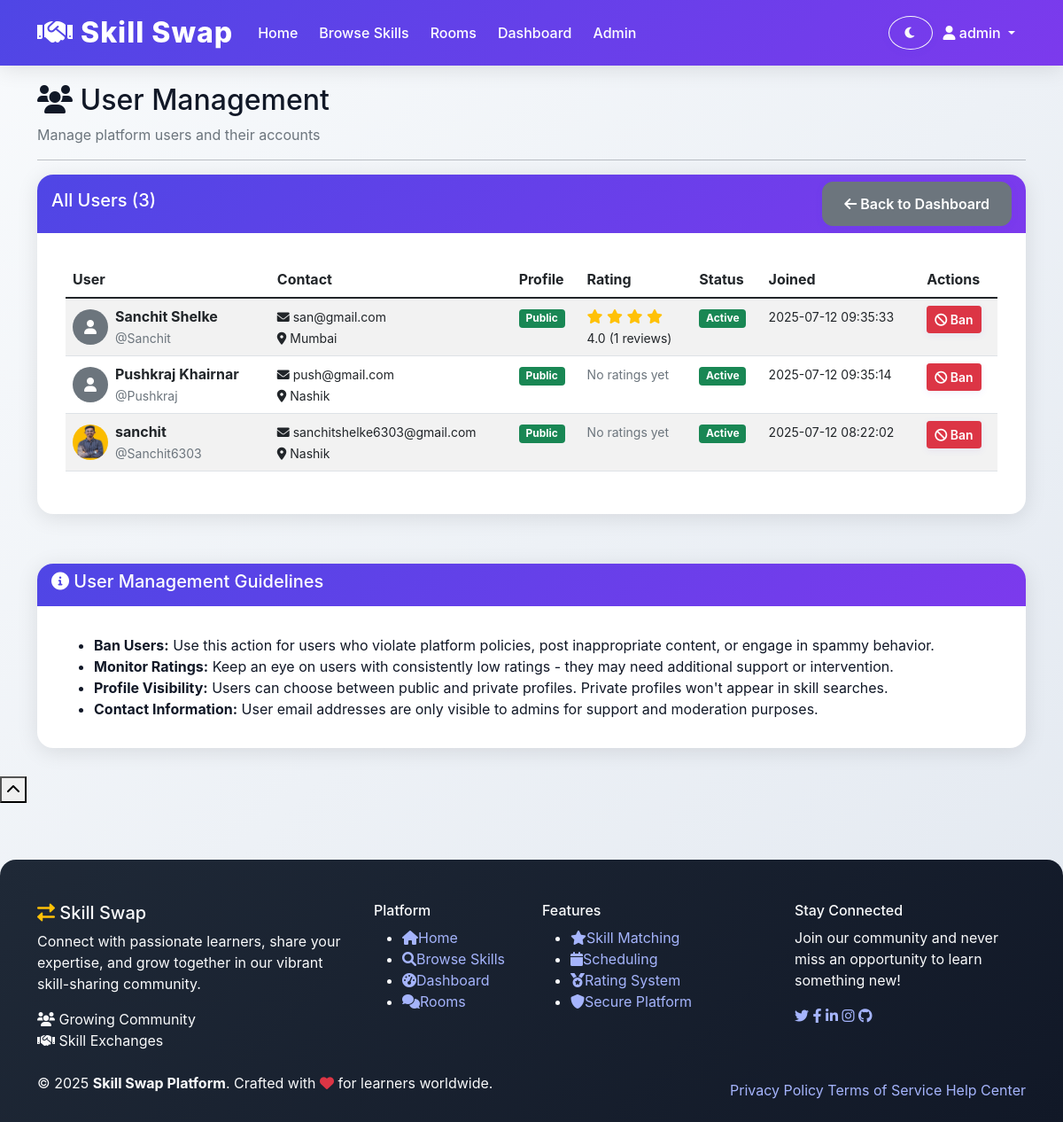
Page /admin/users (signed in) on the committed database.
### tables this page shows
CREATE TABLE users (
            id INTEGER PRIMARY KEY AUTOINCREMENT,
            username TEXT UNIQUE NOT NULL,
            email TEXT UNIQUE NOT NULL,
            password_hash TEXT NOT NULL,
            name TEXT NOT NULL,
            location TEXT,
            profile_photo TEXT,
            is_public INTEGER DEFAULT 1,
            availability TEXT,
            is_admin INTEGER DEFAULT 0,
            is_banned INTEGER DEFAULT 0,
            created_at TIMESTAMP DEFAULT CURRENT_TIMESTAMP
        );

### app.py (the view)
@app.route('/admin/users')
def admin_users():
    if 'user_id' not in session or not session.get('is_admin'):
        flash('Access denied!')
        return redirect(url_for('login'))
    conn = get_db_connection()
    users = conn.execute('''
        SELECT u.*,
               (SELECT AVG(rating) FROM ratings WHERE rated_id = u.id) as avg_rating,
               (SELECT COUNT(*) FROM ratings WHERE rated_id = u.id) as rating_count
        FROM users u
        WHERE u.is_admin = 0
        ORDER BY u.created_at DESC
    ''').fetchall()
    conn.close()
    return render_template('admin_users.html', users=users)

### app.py (called while the page is built)
def get_db_connection():
    conn = sqlite3.connect('skillswap.db')
    conn.row_factory = sqlite3.Row
    return conn

### templates/admin_users.html (shortened to what this page needs)
{% extends "base.html" %}
{% block content %}
<div class="row">
    <div class="col-md-12">
        <h2><i class="fas fa-users"></i> User Management</h2>
        <p class="text-muted">Manage platform users and their accounts</p>
        <hr>
    </div>
</div>
<div class="row">
    <div class="col-md-12">
        <div class="card">
            <div class="card-header d-flex justify-content-between align-items-center">
                <h5>All Users ({{ users|length }})</h5>
                <a href="{{ url_for('admin_dashboard') }}" class="btn btn-secondary">
                    <i class="fas fa-arrow-left"></i> Back to Dashboard
                </a>
            </div>
            <div class="card-body">
                {% if users %}
                    <div class="table-responsive">
                        <table class="table table-striped">
                            <thead>
                                <tr>
                                    <th>User</th>
                                    <th>Contact</th>
                                    <th>Profile</th>
                                    <th>Rating</th>
                                    <th>Status</th>
                                    <th>Joined</th>
                                    <th>Actions</th>
                                </tr>
                            </thead>
                            <tbody>
                                {% for user in users %}
                                    <tr class="{{ 'table-danger' if user.is_banned else '' }}">
                                        <td>
                                            <div class="d-flex align-items-center">
                                                {% if user.profile_photo %}
                                                    <img src="{{ url_for('static', filename='uploads/' + user.profile_photo) }}"
                                                         class="rounded-circle me-2" width="40" height="40" alt="Profile">
                                                {% else %}
                                                    <div class="bg-secondary rounded-circle d-flex align-items-center justify-content-center me-2"
                                                         style="width: 40px; height: 40px;">
                                                        <i class="fas fa-user text-white"></i>
                                                    </div>
                                                {% endif %}
                                                <div>
                                                    <strong>{{ user.name }}</strong><br>
                                                    <small class="text-muted">@{{ user.username }}</small>
                                                </div>
                                            </div>
                                        </td>
                                        <td>
                                            <small>
                                                <i class="fas fa-envelope"></i> {{ user.email }}<br>
                                                {% if user.location %}
                                                    <i class="fas fa-map-marker-alt"></i> {{ user.location }}
                                                {% endif %}
                                            </small>
                                        </td>
                                        <td>
                                            <span class="badge bg-{{ 'success' if user.is_public else 'warning' }}">
                                                {{ 'Public' if user.is_public else 'Private' }}
                                            </span>
                                        </td>
                                        <td>
                                            {% if user.avg_rating %}
                                                <span class="text-warning">
                                                    {% for i in range(1, 6) %}
                                                        <i class="fas fa-star{{ '' if i <= user.avg_rating else '-empty' }}"></i>
                                                    {% endfor %}
                                                </span>
                                                <br><small>{{ "%.1f"|format(user.avg_rating) }} ({{ user.rating_count }} reviews)</small>
                                            {% else %}
                                                <small class="text-muted">No ratings yet</small>
                                            {% endif %}
                                        </td>
                                        <td>
                                            <span class="badge bg-{{ 'danger' if user.is_banned else 'success' }}">
                                                {{ 'Banned' if user.is_banned else 'Active' }}
                                            </span>
                                        </td>
                                        <td>
                                            <small>{{ user.created_at }}</small>
                                        </td>
                                        <td>
                                            <div class="btn-group btn-group-sm">
                                                <a href="{{ url_for('admin_ban_user', user_id=user.id) }}"
                                                   class="btn btn-{% if user.is_banned %}success{% else %}danger{% endif %}"
                                                   onclick="return confirm('Are you sure you want to {% if user.is_banned %}unban{% else %}ban{% endif %} this user?')">
                                                    <i class="fas fa-{% if user.is_banned %}check{% else %}ban{% endif %}"></i>
                                                    {% if user.is_banned %}Unban{% else %}Ban{% endif %}
                                                </a>
                                            </div>
                                        </td>
                                    </tr>
                                {% endfor %}
                            </tbody>
                        </table>
                    </div>
                {% else %}
                    <div class="alert alert-info">
                        <i class="fas fa-info-circle"></i> No users found.
                    </div>
                {% endif %}
            </div>
        </div>
    </div>
</div>
<div class="row mt-4">
    <div class="col-md-12">
        <div class="card">
            <div class="card-header">
                <h5><i class="fas fa-info-circle"></i> User Management Guidelines</h5>
            </div>
            <div class="card-body">
                <ul class="mb-0">
                    <li><strong>Ban Users:</strong> Use this action for users who violate platform policies, post inappropriate content, or engage in spammy behavior.</li>
                    <li><strong>Monitor Ratings:</strong> Keep an eye on users with consistently low ratings - they may need additional support or intervention.</li>
                    <li><strong>Profile Visibility:</strong> Users can choose between public and private profiles. Private profiles won't appear in skill searches.</li>
                    <li><strong>Contact Information:</strong> User email addresses are only visible to admins for support and moderation purposes.</li>
                </ul>
            </div>
        </div>
    </div>
</div>
{% endblock %}

### static/css/style.css (style rules this page uses)
:root, [data-theme="light"] { --primary: #4f46e5; --primary-light: #6366f1; --primary-dark: #3730a3; --secondary: #7c3aed; --success: #10b981; --warning: #f59e0b; --danger: #ef4444; --info: #06b6d4; --light: #f9fafb; --dark: #1f2937; --text-primary: #111827; --text-secondary: #6b7280; --border: #e5e7eb; --gradient-1: linear-gradient(135deg, #4f46e5 0%, #7c3aed 100%); --gradient-2: linear-gradient(135deg, #10b981 0%, #34d399 100%); --gradient-bg: linear-gradient(135deg, #f8fafc 0%, #e2e8f0 100%); --shadow: 0 4px 24px rgba(0,0,0,0.10); }
body { font-family: 'Inter', 'Segoe UI', Arial, sans-serif; background: var(--gradient-bg); color: var(--text-primary); min-height: 100vh; margin: 0; padding-top: 70px; }
.card { border: none; border-radius: 18px; box-shadow: var(--shadow); background: #fff; margin-bottom: 2rem; overflow: hidden; }
.card-header { background: var(--gradient-1); color: #fff; font-weight: 600; border-bottom: none; border-radius: 18px 18px 0 0; }
.card-body { padding: 2rem; }
.btn { border-radius: 12px; font-weight: 600; padding: 0.75rem 1.5rem; transition: box-shadow 0.2s, background 0.2s, color 0.2s; box-shadow: 0 2px 8px rgba(79,70,229,0.08); }

### rows in the picture
users: name "Sanchit Shelke", username "Sanchit", email "san@gmail.com", location "Mumbai", is_public "Public", avg_rating "4.0", rating_count "1", is_banned "Active", created_at "2025-07-12 09:35:33", shows "Ban"
users: name "Pushkraj Khairnar", username "Pushkraj", email "push@gmail.com", location "Nashik", is_public "Public", shows "No ratings yet", is_banned "Active", created_at "2025-07-12 09:35:14", shows "Ban"
users: profile_photo (picture), name "sanchit", username "Sanchit6303", email "sanchitshelke6303@gmail.com", location "Nashik", is_public "Public", shows "No ratings yet", is_banned "Active", created_at "2025-07-12 08:22:02", shows "Ban"

### other values in the picture
{{ session.username }} "admin"
{{ users|length }} "3"
